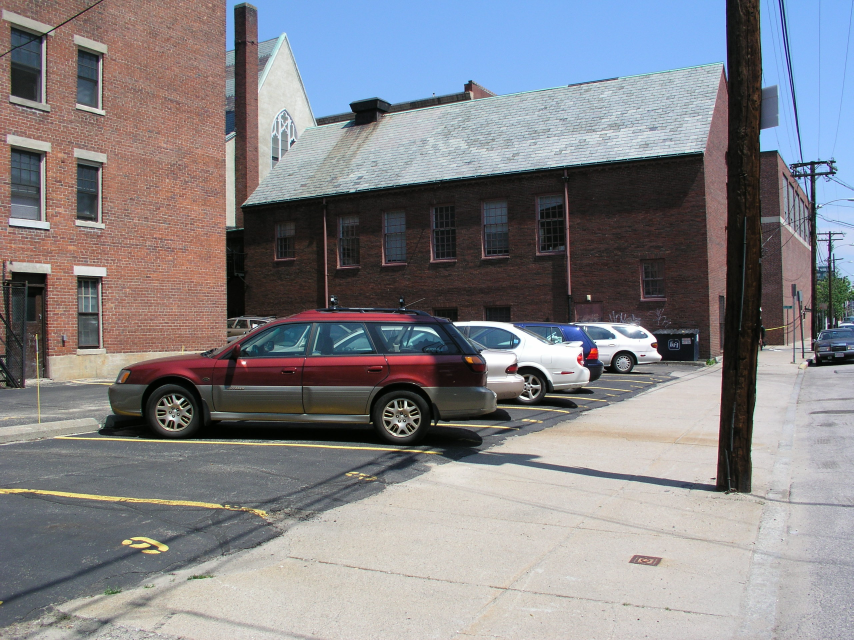
#> input picture feature_extraction/python_feature_extraction_color_hist/demo.jpg, 2560 x 1920 px (shown at 1/3 size)
$ python try_gen_color_hist.py
#> lines starting #> are read from the running program, lines starting #| are printed output that depends on the picture
# -*- coding: utf-8 -*-
"""
Created on Sat Nov 27 02:17:46 2021

@author: LBY
"""

import cv2
from matplotlib import pyplot as plt
import numpy as np


def transfer_to_n_bins(num_of_bins, original_hist):
    total_sum = np.sum(original_hist)
    # print(total_sum)
    h_groups = np.array_split(original_hist, num_of_bins)
    h_modified_hist = np.zeros([num_of_bins, 1])
    for i in range(num_of_bins):
        temp_sum = np.sum(h_groups[i])
        h_modified_hist[i, 0] = temp_sum
    return h_modified_hist / total_sum


def get_rgb_color_hist(image, num_of_bins):

    image_b = image[..., 0]
    image_g = image[..., 1]
    image_r = image[..., 2]

    hist_b = cv2.calcHist([image_b],[0],None,[256],[0,256])
    hist_b_normalized = transfer_to_n_bins(num_of_bins, hist_b)

    hist_g = cv2.calcHist([image_g],[0],None,[256],[0,256])
    hist_g_normalized = transfer_to_n_bins(num_of_bins, hist_g)

    hist_r = cv2.calcHist([image_r],[0],None,[256],[0,256])
    hist_r_normalized = transfer_to_n_bins(num_of_bins, hist_r)

    rgb_color_hist = np.vstack((hist_b_normalized, hist_g_normalized, hist_r_normalized))
    return rgb_color_hist


def get_hsv_color_hist(image, num_of_bins):
    img_hsv = cv2.cvtColor(image, cv2.COLOR_BGR2HSV)
    img_h = img_hsv[..., 0]
    img_s = img_hsv[..., 1]
    img_v = img_hsv[..., 2]

    hist_h = cv2.calcHist([img_h],[0],None,[181],[0,181])
    hist_h_normalized = transfer_to_n_bins(num_of_bins, hist_h)

    hist_s = cv2.calcHist([img_s],[0],None,[256],[0,256])
    hist_s_normalized = transfer_to_n_bins(num_of_bins, hist_s)

    hist_v = cv2.calcHist([img_v],[0],None,[256],[0,256])
    hist_v_normalized = transfer_to_n_bins(num_of_bins, hist_v)

    hsv_color_hist = np.vstack((hist_h_normalized, hist_s_normalized, hist_v_normalized))
    return hsv_color_hist


def get_lab_color_hist(image, num_of_bins):
    img_LAB = cv2.cvtColor(image, cv2.COLOR_BGR2LAB)
    img_L = img_LAB[..., 0]
    img_A = img_LAB[..., 1]
    img_B = img_LAB[..., 2]

    hist_L = cv2.calcHist([img_L],[0],None,[181],[0,181])
    hist_L_normalized = transfer_to_n_bins(num_of_bins, hist_L)

    hist_A = cv2.calcHist([img_A],[0],None,[256],[0,256])
    hist_A_normalized = transfer_to_n_bins(num_of_bins, hist_A)

    hist_B = cv2.calcHist([img_B],[0],None,[256],[0,256])
    hist_B_normalized = transfer_to_n_bins(num_of_bins, hist_B)

    LAB_color_hist = np.vstack((hist_L_normalized, hist_A_normalized, hist_B_normalized))
    return LAB_color_hist


def combine_all(rgb_hist, hsv_hist, LAB_hist):
    combined_vector = np.vstack((rgb_hist, hsv_hist, LAB_hist))
    return combined_vector


def get_2_lay_out_color_features(img_name):
    # print("---- do the demo ---")
#> called with img_name = 'demo.jpg'
    img = cv2.imread(img_name)
#> img is the input picture: shape (1920, 2560, 3); mean B, G, R 135.2, 131.1, 132.4
    img = cv2.resize(img, (500, 500))
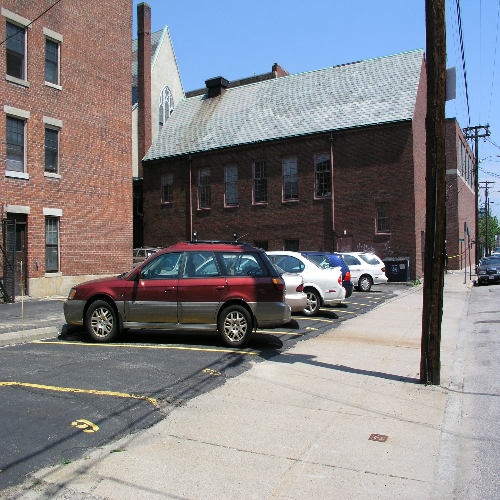
#> img: shape (500, 500, 3); mean B, G, R 135.1, 131.1, 132.3
    img_g = np.array_split(img, 3)
#> img_g = 3 items
    img_hor_1 = img_g[0]
    img_hor_2 = img_g[1]
    img_hor_3 = img_g[2]
    # cv2.imshow(img_name + 'out1', img_hor_1)
    # cv2.imshow(img_name + 'out2', img_hor_2)
    # cv2.imshow(img_name + 'out3', img_hor_3)

    set_num_bins_whole = 16
    set_num_bins_hor = 12

    # get the global layout
    rgb_hist = get_rgb_color_hist(img, set_num_bins_whole)
#> in get_rgb_color_hist, `hist_b = cv2.calcHist([image_b],[0],None,[256],[0,256])`: hist_b = 256 values, max 3400 at index 200, min 126 at index 233, mean 976.6
#> in transfer_to_n_bins, `total_sum = np.sum(original_hist)`: total_sum = 250000
#> in transfer_to_n_bins, `h_groups = np.array_split(original_hist, num_of_bins)`: h_groups = 16 items
#> the loop in transfer_to_n_bins, `for i in range(num_of_bins):` made 16 passes
#> temp_sum on passes 1 to 12: 7481, 20908, 20351, 9472, 7060, 12877, 23979, 21295, 10504, 7102, 8321, 17873
#> after the loop in transfer_to_n_bins, `for i in range(num_of_bins):`: h_modified_hist = [7481, 20908, 20351, 9472, 7060, 12877, 23979, 21295, 10504, 7102, 8321, 17873, 42912, 10761, 2851, 26253]
#> in get_rgb_color_hist, `hist_b_normalized = transfer_to_n_bins(num_of_bins, hist_b)`: hist_b_normalized = [0.0299, 0.0836, 0.0814, 0.0379, 0.0282, 0.0515, 0.0959, 0.0852, 0.042, 0.0284, 0.0333, 0.0715, 0.172, 0.043, 0.0114, 0.105]
#> in get_rgb_color_hist, `hist_g = cv2.calcHist([image_g],[0],None,[256],[0,256])`: hist_g = 256 values, max 3655 at index 206, min 1 at index 0, mean 976.6
#> the loop in transfer_to_n_bins (call 2), `for i in range(num_of_bins):` made 16 passes
#> temp_sum on passes 1 to 12: 5636, 20566, 21790, 11810, 7579, 9351, 21495, 21696, 11203, 7912, 8864, 35302
#> in get_rgb_color_hist, `hist_g_normalized = transfer_to_n_bins(num_of_bins, hist_g)`: hist_g_normalized = [0.0225, 0.0823, 0.0872, 0.0472, 0.0303, 0.0374, 0.086, 0.0868, 0.0448, 0.0316, 0.0355, 0.141, 0.153, 0.0989, 0.00831, 0.00706]
#> in get_rgb_color_hist, `hist_r = cv2.calcHist([image_r],[0],None,[256],[0,256])`: hist_r = 256 values, max 3161 at index 213, min 47 at index 236, mean 976.6
#> in get_rgb_color_hist, `hist_r_normalized = transfer_to_n_bins(num_of_bins, hist_r)`: hist_r_normalized = [0.0251, 0.0599, 0.0676, 0.0735, 0.0408, 0.0393, 0.051, 0.057, 0.116, 0.0722, 0.0677, 0.072, 0.0943, 0.147, 0.00952, 0.007]
#> in get_rgb_color_hist, `rgb_color_hist = np.vstack((hist_b_normalized, hist_g_normalized, hist..`: rgb_color_hist = 48 values, max 0.172 at index 12, min 0.007 at index 47, mean 0.0625
#> rgb_hist has the same summary as rgb_color_hist in get_rgb_color_hist
    hsv_hist = get_hsv_color_hist(img, set_num_bins_whole)
#> in get_hsv_color_hist, `img_hsv = cv2.cvtColor(image, cv2.COLOR_BGR2HSV)`: img_hsv: shape (500, 500, 3); mean H, S, V 60.3, 52.7, 148.5
#> in get_hsv_color_hist, `hist_h = cv2.calcHist([img_h],[0],None,[181],[0,181])`: hist_h = 181 values, max 17730 at index 107, min 0 at index 180, mean 1381.2
#> in get_hsv_color_hist, `hist_h_normalized = transfer_to_n_bins(num_of_bins, hist_h)`: hist_h_normalized = [0.236, 0.204, 0.0606, 0.0209, 0.0202, 0.0129, 0.0188, 0.0308, 0.0896, 0.186, 0.0324, 0.0157, 0.00758, 0.00684, 0.0124, 0.0446]
#> in get_hsv_color_hist, `hist_s = cv2.calcHist([img_s],[0],None,[256],[0,256])`: hist_s = 256 values, max 6503 at index 15, min 0 at index 254, mean 976.6
#> in get_hsv_color_hist, `hist_s_normalized = transfer_to_n_bins(num_of_bins, hist_s)`: hist_s_normalized = [0.219, 0.236, 0.104, 0.088, 0.09, 0.0653, 0.0525, 0.105, 0.0141, 0.0113, 0.00768, 0.00418, 0.00102, 0.000624, 0.000408, 0.00179]
#> in get_hsv_color_hist, `hist_v = cv2.calcHist([img_v],[0],None,[256],[0,256])`: hist_v = 256 values, max 3492 at index 214, min 0 at index 0, mean 976.6
#> in get_hsv_color_hist, `hist_v_normalized = transfer_to_n_bins(num_of_bins, hist_v)`: hist_v_normalized = [0.0195, 0.0565, 0.0615, 0.0652, 0.0381, 0.0278, 0.0492, 0.0614, 0.047, 0.0608, 0.0605, 0.0627, 0.0999, 0.163, 0.019, 0.107]
#> in get_hsv_color_hist, `hsv_color_hist = np.vstack((hist_h_normalized, hist_s_normalized, hist..`: hsv_color_hist = 48 values, max 0.236 at index 0, min 0.000408 at index 30, mean 0.0625
#> hsv_hist has the same summary as hsv_color_hist in get_hsv_color_hist
    LAB_hist = get_lab_color_hist(img, set_num_bins_whole)
#> in get_lab_color_hist, `img_LAB = cv2.cvtColor(image, cv2.COLOR_BGR2LAB)`: img_LAB: shape (500, 500, 3); mean of channels 0, 1, 2 137.7, 130.4, 126.7
#> in get_lab_color_hist, `img_B = img_LAB[..., 2]`:
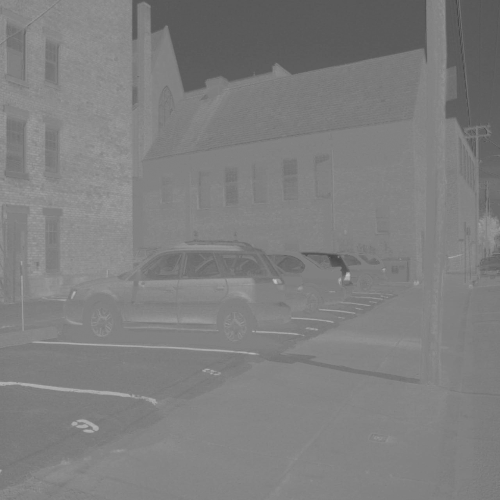
#> img_B: shape (500, 500); min 69, max 195, mean 126.7
#> in get_lab_color_hist, `hist_L = cv2.calcHist([img_L],[0],None,[181],[0,181])`: hist_L = 181 values, max 1891 at index 27, min 0 at index 4, mean 808.9
#> in get_lab_color_hist, `hist_L_normalized = transfer_to_n_bins(num_of_bins, hist_L)`: hist_L_normalized = [0.0385, 0.0699, 0.0861, 0.0954, 0.0713, 0.0446, 0.0318, 0.0303, 0.0435, 0.0693, 0.101, 0.101, 0.0735, 0.0533, 0.0427, 0.0482]
#> in get_lab_color_hist, `hist_A = cv2.calcHist([img_A],[0],None,[256],[0,256])`: hist_A = 256 values, max 43033 at index 128, min 0 at index 0, mean 976.6
#> in get_lab_color_hist, `hist_A_normalized = transfer_to_n_bins(num_of_bins, hist_A)`: hist_A_normalized = [0, 0, 0, 0, 0, 0, 0.00246, 0.301, 0.642, 0.0476, 0.00549, 0.00185, 4.4e-05, 0, 0, 0]
#> in get_lab_color_hist, `hist_B = cv2.calcHist([img_B],[0],None,[256],[0,256])`: hist_B = 256 values, max 21644 at index 130, min 0 at index 0, mean 976.6
#> in get_lab_color_hist, `hist_B_normalized = transfer_to_n_bins(num_of_bins, hist_B)`: hist_B_normalized = [0, 0, 0, 0, 0.000424, 0.094, 0.0191, 0.254, 0.591, 0.0378, 0.00327, 0.000144, 1.2e-05, 0, 0, 0]
#> in get_lab_color_hist, `LAB_color_hist = np.vstack((hist_L_normalized, hist_A_normalized, hist..`: LAB_color_hist = 48 values, max 0.642 at index 24, min 0 at index 16, mean 0.0625
#> LAB_hist has the same summary as LAB_color_hist in get_lab_color_hist

    # get the 3x1 layout of rgb
    rgb_hist_hor = np.zeros([set_num_bins_hor * 3, 3])
    rgb_hist_hor_1 = get_rgb_color_hist(img_hor_1, set_num_bins_hor)
#> call 2 of get_rgb_color_hist, with num_of_bins = 12
#> in get_rgb_color_hist (call 2), `image_r = image[..., 2]`:
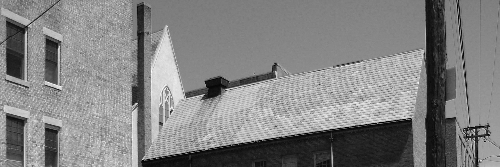
#> image_r: shape (167, 500); min 0, max 255, mean 130
#> in get_rgb_color_hist (call 2), `hist_b = cv2.calcHist([image_b],[0],None,[256],[0,256])`: hist_b = 256 values, max 3292 at index 248, min 0 at index 0, mean 326.2
#> in get_rgb_color_hist (call 2), `hist_b_normalized = transfer_to_n_bins(num_of_bins, hist_b)`: hist_b_normalized = [0.0402, 0.0981, 0.03, 0.0412, 0.124, 0.0895, 0.0438, 0.0402, 0.0571, 0.0839, 0.0534, 0.299]
#> in get_rgb_color_hist (call 2), `hist_g = cv2.calcHist([image_g],[0],None,[256],[0,256])`: hist_g = 256 values, max 2620 at index 182, min 0 at index 0, mean 326.2
#> in get_rgb_color_hist (call 2), `hist_g_normalized = transfer_to_n_bins(num_of_bins, hist_g)`: hist_g_normalized = [0.0328, 0.108, 0.0353, 0.0315, 0.0734, 0.118, 0.0648, 0.0511, 0.325, 0.12, 0.0363, 0.00286]
#> in get_rgb_color_hist (call 2), `hist_r = cv2.calcHist([image_r],[0],None,[256],[0,256])`: hist_r = 256 values, max 2006 at index 134, min 0 at index 245, mean 326.2
#> in get_rgb_color_hist (call 2), `hist_r_normalized = transfer_to_n_bins(num_of_bins, hist_r)`: hist_r_normalized = [0.033, 0.0993, 0.046, 0.0272, 0.0168, 0.114, 0.306, 0.154, 0.115, 0.0678, 0.0206, 0.000695]
#> in get_rgb_color_hist (call 2), `rgb_color_hist = np.vstack((hist_b_normalized, hist_g_normalized, hist..`: rgb_color_hist = 36 values, max 0.325 at index 20, min 0.000695 at index 35, mean 0.0833
#> rgb_hist_hor_1 has the same summary as rgb_color_hist in get_rgb_color_hist
    rgb_hist_hor_2 = get_rgb_color_hist(img_hor_2, set_num_bins_hor)
#> rgb_hist_hor_2 = 36 values, max 0.256 at index 1, min 0.0121 at index 10, mean 0.0833
    rgb_hist_hor_3 = get_rgb_color_hist(img_hor_3, set_num_bins_hor)
#> call 4 of get_rgb_color_hist, with num_of_bins = 12
#> in get_rgb_color_hist (call 4), `image_g = image[..., 1]`:
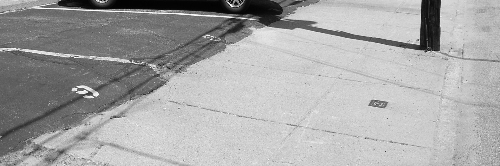
#> image_g: shape (166, 500); min 2, max 255, mean 166.1
#> in get_rgb_color_hist (call 4), `hist_b = cv2.calcHist([image_b],[0],None,[256],[0,256])`: hist_b = 256 values, max 2812 at index 200, min 0 at index 233, mean 324.2
#> in get_rgb_color_hist (call 4), `hist_b_normalized = transfer_to_n_bins(num_of_bins, hist_b)`: hist_b_normalized = [0.0266, 0.0123, 0.00646, 0.0175, 0.0923, 0.152, 0.0368, 0.0426, 0.176, 0.427, 0.0108, 0.000133]
#> in get_rgb_color_hist (call 4), `hist_g = cv2.calcHist([image_g],[0],None,[256],[0,256])`: hist_g = 256 values, max 2840 at index 206, min 0 at index 0, mean 324.2
#> in get_rgb_color_hist (call 4), `hist_g_normalized = transfer_to_n_bins(num_of_bins, hist_g)`: hist_g_normalized = [0.024, 0.0152, 0.00833, 0.0213, 0.118, 0.116, 0.028, 0.0373, 0.108, 0.461, 0.0596, 0.00354]
#> in get_rgb_color_hist (call 4), `hist_r = cv2.calcHist([image_r],[0],None,[256],[0,256])`: hist_r = 256 values, max 2666 at index 212, min 11 at index 0, mean 324.2
#> in get_rgb_color_hist (call 4), `hist_r_normalized = transfer_to_n_bins(num_of_bins, hist_r)`: hist_r_normalized = [0.0248, 0.0142, 0.011, 0.0375, 0.13, 0.088, 0.0237, 0.0339, 0.0843, 0.339, 0.208, 0.00594]
#> in get_rgb_color_hist (call 4), `rgb_color_hist = np.vstack((hist_b_normalized, hist_g_normalized, hist..`: rgb_color_hist = 36 values, max 0.461 at index 21, min 0.000133 at index 11, mean 0.0833
#> rgb_hist_hor_3 has the same summary as rgb_color_hist in get_rgb_color_hist
    rgb_hist_hor[:, 0] = rgb_hist_hor_1[:, 0]
    rgb_hist_hor[:, 1] = rgb_hist_hor_2[:, 0]
    rgb_hist_hor[:, 2] = rgb_hist_hor_3[:, 0]

    # get the 3x1 layout of hsv
    hsv_hist_hor = np.zeros([set_num_bins_hor * 3, 3])
    hsv_hist_hor_1 = get_hsv_color_hist(img_hor_1, set_num_bins_hor)
#> in get_hsv_color_hist (call 2), `img_hsv = cv2.cvtColor(image, cv2.COLOR_BGR2HSV)`: img_hsv: shape (167, 500, 3); mean H, S, V 71.7, 71.4, 169.7
#> hsv_hist_hor_1 = 36 values, max 0.348 at index 7, min 0.000826 at index 22, mean 0.0833
    hsv_hist_hor_2 = get_hsv_color_hist(img_hor_2, set_num_bins_hor)
#> call 3 of get_hsv_color_hist, with num_of_bins = 12
#> in get_hsv_color_hist (call 3), `img_hsv = cv2.cvtColor(image, cv2.COLOR_BGR2HSV)`: img_hsv: shape (167, 500, 3); mean H, S, V 56.1, 63.8, 104.3
#> in get_hsv_color_hist (call 3), `img_v = img_hsv[..., 2]`:
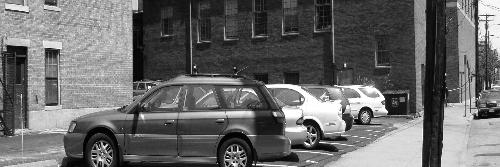
#> img_v: shape (167, 500); min 1, max 255, mean 104.3
#> in get_hsv_color_hist (call 3), `hist_h = cv2.calcHist([img_h],[0],None,[181],[0,181])`: hist_h = 181 values, max 4388 at index 0, min 0 at index 180, mean 461.3
#> in get_hsv_color_hist (call 3), `hist_h_normalized = transfer_to_n_bins(num_of_bins, hist_h)`: hist_h_normalized = [0.427, 0.125, 0.0335, 0.037, 0.0267, 0.0371, 0.0823, 0.0789, 0.022, 0.0138, 0.0174, 0.0991]
#> in get_hsv_color_hist (call 3), `hist_s = cv2.calcHist([img_s],[0],None,[256],[0,256])`: hist_s = 256 values, max 1118 at index 64, min 0 at index 239, mean 326.2
#> in get_hsv_color_hist (call 3), `hist_s_normalized = transfer_to_n_bins(num_of_bins, hist_s)`: hist_s_normalized = [0.192, 0.17, 0.203, 0.178, 0.106, 0.0623, 0.0378, 0.0353, 0.0104, 0.00214, 0.000802, 0.00222]
#> in get_hsv_color_hist (call 3), `hist_v = cv2.calcHist([img_v],[0],None,[256],[0,256])`: hist_v = 256 values, max 967 at index 53, min 0 at index 0, mean 326.2
#> in get_hsv_color_hist (call 3), `hist_v_normalized = transfer_to_n_bins(num_of_bins, hist_v)`: hist_v_normalized = [0.0637, 0.143, 0.218, 0.0936, 0.046, 0.0592, 0.0713, 0.0944, 0.0735, 0.0684, 0.0396, 0.0291]
#> in get_hsv_color_hist (call 3), `hsv_color_hist = np.vstack((hist_h_normalized, hist_s_normalized, hist..`: hsv_color_hist = 36 values, max 0.427 at index 0, min 0.000802 at index 22, mean 0.0833
#> hsv_hist_hor_2 has the same summary as hsv_color_hist in get_hsv_color_hist
    hsv_hist_hor_3 = get_hsv_color_hist(img_hor_3, set_num_bins_hor)
#> call 4 of get_hsv_color_hist, with num_of_bins = 12
#> in get_hsv_color_hist (call 4), `img_hsv = cv2.cvtColor(image, cv2.COLOR_BGR2HSV)`: img_hsv: shape (166, 500, 3); mean H, S, V 53, 22.8, 171.6
#> in get_hsv_color_hist (call 4), `img_s = img_hsv[..., 1]`:
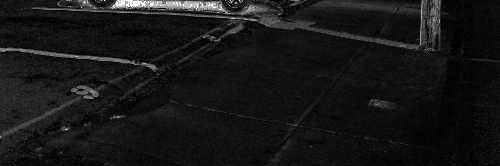
#> img_s: shape (166, 500); min 0, max 255, mean 22.8
#> in get_hsv_color_hist (call 4), `hist_h = cv2.calcHist([img_h],[0],None,[181],[0,181])`: hist_h = 181 values, max 5196 at index 16, min 0 at index 149, mean 458.6
#> in get_hsv_color_hist (call 4), `hist_h_normalized = transfer_to_n_bins(num_of_bins, hist_h)`: hist_h_normalized = [0.227, 0.344, 0.0326, 0.0303, 0.0157, 0.0307, 0.118, 0.129, 0.0361, 0.013, 0.0103, 0.0136]
#> in get_hsv_color_hist (call 4), `hist_s = cv2.calcHist([img_s],[0],None,[256],[0,256])`: hist_s = 256 values, max 4870 at index 15, min 0 at index 141, mean 324.2
#> in get_hsv_color_hist (call 4), `hist_s_normalized = transfer_to_n_bins(num_of_bins, hist_s)`: hist_s_normalized = [0.704, 0.213, 0.0362, 0.0188, 0.00994, 0.00798, 0.00114, 0.0034, 0.00367, 0.000181, 3.61e-05, 0.00227]
#> in get_hsv_color_hist (call 4), `hist_v = cv2.calcHist([img_v],[0],None,[256],[0,256])`: hist_v = 256 values, max 2697 at index 214, min 0 at index 0, mean 324.2
#> in get_hsv_color_hist (call 4), `hist_v_normalized = transfer_to_n_bins(num_of_bins, hist_v)`: hist_v_normalized = [0.0232, 0.0135, 0.00684, 0.0145, 0.087, 0.149, 0.0312, 0.0289, 0.0805, 0.347, 0.212, 0.0063]
#> in get_hsv_color_hist (call 4), `hsv_color_hist = np.vstack((hist_h_normalized, hist_s_normalized, hist..`: hsv_color_hist = 36 values, max 0.704 at index 12, min 3.61e-05 at index 22, mean 0.0833
#> hsv_hist_hor_3 has the same summary as hsv_color_hist in get_hsv_color_hist
    hsv_hist_hor[:, 0] = hsv_hist_hor_1[:, 0]
    hsv_hist_hor[:, 1] = hsv_hist_hor_2[:, 0]
    hsv_hist_hor[:, 2] = hsv_hist_hor_3[:, 0]

    # get the 3x1 layout of LAB
    LAB_hist_hor = np.zeros([set_num_bins_hor * 3, 3])
    LAB_hist_hor_1 = get_lab_color_hist(img_hor_1, set_num_bins_hor)
#> in get_lab_color_hist (call 2), `img_LAB = cv2.cvtColor(image, cv2.COLOR_BGR2LAB)`: img_LAB: shape (167, 500, 3); mean of channels 0, 1, 2 145.8, 130.5, 118.7
#> LAB_hist_hor_1 = 36 values, max 0.628 at index 17, min 0 at index 12, mean 0.0833
    LAB_hist_hor_2 = get_lab_color_hist(img_hor_2, set_num_bins_hor)
#> call 3 of get_lab_color_hist, with num_of_bins = 12
#> in get_lab_color_hist (call 3), `img_LAB = cv2.cvtColor(image, cv2.COLOR_BGR2LAB)`: img_LAB: shape (167, 500, 3); mean of channels 0, 1, 2 95.1, 132.6, 131.1
#> in get_lab_color_hist (call 3), `img_B = img_LAB[..., 2]`:
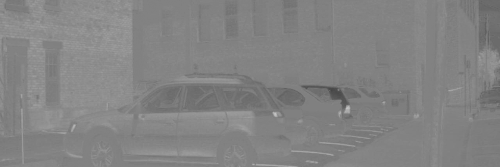
#> img_B: shape (167, 500); min 69, max 195, mean 131.1
#> in get_lab_color_hist (call 3), `hist_L = cv2.calcHist([img_L],[0],None,[181],[0,181])`: hist_L = 181 values, max 1179 at index 43, min 0 at index 4, mean 394.8
#> in get_lab_color_hist (call 3), `hist_L_normalized = transfer_to_n_bins(num_of_bins, hist_L)`: hist_L_normalized = [0.0759, 0.109, 0.168, 0.16, 0.0802, 0.049, 0.0436, 0.0577, 0.0913, 0.0824, 0.0511, 0.0324]
#> in get_lab_color_hist (call 3), `hist_A = cv2.calcHist([img_A],[0],None,[256],[0,256])`: hist_A = 256 values, max 10518 at index 128, min 0 at index 0, mean 326.2
#> in get_lab_color_hist (call 3), `hist_A_normalized = transfer_to_n_bins(num_of_bins, hist_A)`: hist_A_normalized = [0, 0, 0, 0, 0.00128, 0.448, 0.511, 0.0287, 0.0109, 0.000108, 0, 0]
#> in get_lab_color_hist (call 3), `hist_B = cv2.calcHist([img_B],[0],None,[256],[0,256])`: hist_B = 256 values, max 10462 at index 130, min 0 at index 0, mean 326.2
#> in get_lab_color_hist (call 3), `hist_B_normalized = transfer_to_n_bins(num_of_bins, hist_B)`: hist_B_normalized = [0, 0, 0, 0.0019, 0.013, 0.355, 0.618, 0.0115, 0.000335, 3.59e-05, 0, 0]
#> in get_lab_color_hist (call 3), `LAB_color_hist = np.vstack((hist_L_normalized, hist_A_normalized, hist..`: LAB_color_hist = 36 values, max 0.618 at index 30, min 0 at index 12, mean 0.0833
#> LAB_hist_hor_2 has the same summary as LAB_color_hist in get_lab_color_hist
    LAB_hist_hor_3 = get_lab_color_hist(img_hor_3, set_num_bins_hor)
#> in get_lab_color_hist (call 4), `img_LAB = cv2.cvtColor(image, cv2.COLOR_BGR2LAB)`: img_LAB: shape (166, 500, 3); mean of channels 0, 1, 2 172.3, 128.1, 130.3
#> LAB_hist_hor_3 = 36 values, max 0.795 at index 17, min 0 at index 12, mean 0.0833
    LAB_hist_hor[:, 0] = LAB_hist_hor_1[:, 0]
    LAB_hist_hor[:, 1] = LAB_hist_hor_2[:, 0]
    LAB_hist_hor[:, 2] = LAB_hist_hor_3[:, 0]


    # [9 lines of commented-out code are left out]
    return rgb_hist, rgb_hist_hor, hsv_hist, hsv_hist_hor, LAB_hist, LAB_hist_hor


if __name__ == "__main__":
    file_name = 'demo.jpg'
    rgb_hist, rgb_hist_hor, hsv_hist, hsv_hist_hor, LAB_hist, LAB_hist_hor = get_2_lay_out_color_features(file_name)
#> rgb_hist = 48 values, max 0.172 at index 12, min 0.007 at index 47, mean 0.0625; rgb_hist_hor = 36 rows, first 8: [0.0402, 0.102, 0.0266], [0.0981, 0.256, 0.0123], [0.03, 0.134, 0.00646], [0.0412, 0.0785, 0.0175], [0.124, 0.106, 0.0923], [0.0895, 0.0916, 0.152], [0.0438, 0.0646, 0.0368], [0.0402, 0.0345, 0.0426]; hsv_hist = 48 values, max 0.236 at index 0, min 0.000408 at index 30, mean 0.0625; hsv_hist_hor = 36 rows, first 8: [0.286, 0.427, 0.227], [0.0673, 0.125, 0.344], [0.0222, 0.0335, 0.0326], [0.0128, 0.037, 0.0303], [0.0123, 0.0267, 0.0157], [0.0358, 0.0371, 0.0307], [0.153, 0.0823, 0.118], [0.348, 0.0789, 0.129]; LAB_hist = 48 values, max 0.642 at index 24, min 0 at index 16, mean 0.0625; LAB_hist_hor = 36 rows, first 8: [0.041, 0.0759, 0.0615], [0.131, 0.109, 0.0256], [0.0888, 0.168, 0.0184], [0.0402, 0.16, 0.0117], [0.0417, 0.0802, 0.0177], [0.0362, 0.049, 0.0327], [0.0309, 0.0436, 0.141], [0.0772, 0.0577, 0.282]
